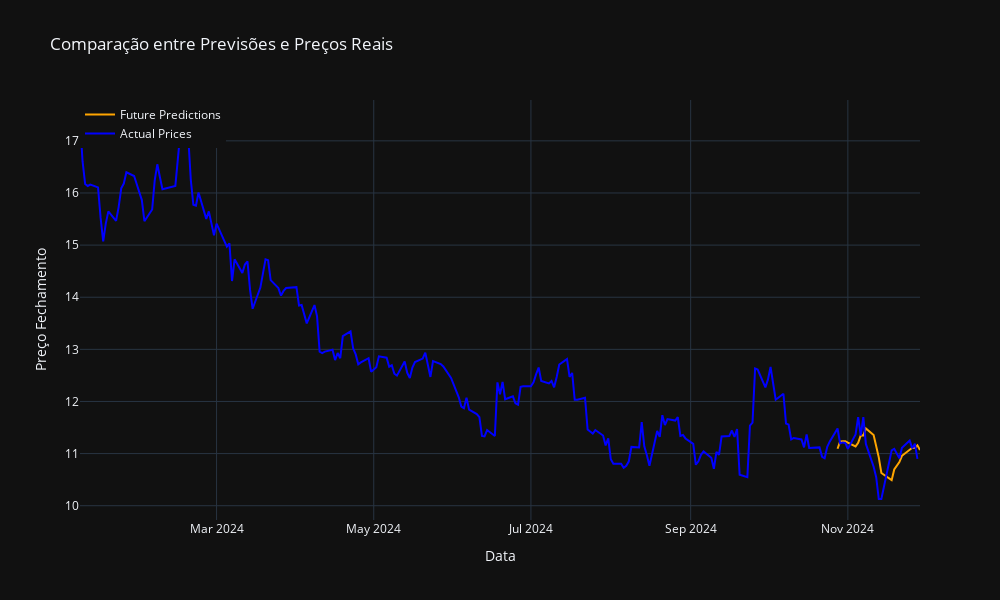

Notebook code cell kept with this figure:
### Code cell
import pandas as pd
import numpy as np
import datetime
import yfinance as yf
import matplotlib.pyplot as plt
from tensorflow.keras.models import Sequential
from tensorflow.keras.optimizers import Adam
from tensorflow.keras import layers
# Buscar preços reais
import plotly.graph_objects as go


# Função para converter string em datetime
def str_to_datetime(s):
    split = s.split('-')
    year, month, day = int(split[0]), int(split[1]), int(split[2])
    return datetime.datetime(year=year, month=month, day=day)


# Função para criar janelas de dados
def df_to_windowed_df(dataframe, first_date_str, last_date_str, n):
    first_date = str_to_datetime(first_date_str)
    last_date = str_to_datetime(last_date_str)

    target_date = first_date
    dates = []
    X, Y = [], []

    last_time = False
    while True:
        df_subset = dataframe.loc[:target_date].tail(n + 1)

        if len(df_subset) != n + 1:
            print(f'Erro: Janela de tamanho {n} é muito grande para a data {target_date}')
            return None

        values = df_subset['Close'].to_numpy()
        x, y = values[:-1], values[-1]

        dates.append(target_date)
        X.append(x)
        Y.append(y)

        next_week = dataframe.loc[target_date:target_date + datetime.timedelta(days=7)]
        if len(next_week) < 2:
            break

        next_datetime_str = str(next_week.head(2).tail(1).index.values[0])
        next_date_str = next_datetime_str.split('T')[0]
        year, month, day = map(int, next_date_str.split('-'))
        next_date = datetime.datetime(year=year, month=month, day=day)

        if last_time:
            break

        target_date = next_date
        if target_date == last_date:
            last_time = True

    ret_df = pd.DataFrame({})
    ret_df['Target Date'] = dates

    X = np.array(X)
    for i in range(n):
        ret_df[f'Target-{n-i}'] = X[:, i]

    ret_df['Target'] = Y

    return ret_df

def adjust_dates_to_available(df, start_date, end_date):
    if start_date not in df.index:
        start_date = df.index[df.index.get_indexer([start_date], method='nearest')[0]]
        print(f'Data inicial ajustada para {start_date}')

    if end_date not in df.index:
        end_date = df.index[df.index.get_indexer([end_date], method='nearest')[0]]
        print(f'Data final ajustada para {end_date}')
    
    return start_date, end_date

# Função para converter janela para entrada do modelo
def windowed_df_to_date_X_y(windowed_dataframe):
    if windowed_dataframe is None or windowed_dataframe.empty:
        raise ValueError("O DataFrame de janela está vazio ou é None. Verifique as entradas.")

    df_as_np = windowed_dataframe.to_numpy()
    dates = df_as_np[:, 0]
    middle_matrix = df_as_np[:, 1:-1]
    X = middle_matrix.reshape((len(dates), middle_matrix.shape[1], 1))
    Y = df_as_np[:, -1]

    return dates, X.astype(np.float32), Y.astype(np.float32)


# Treinamento do modelo
def train_model(ticker, start_date, end_date, window_size):
    df = yf.Ticker(ticker).history(period='max')
    df = df[['Close']]
    
    # Garantir que o índice seja datetime sem timezone e sem hora
    df.index = pd.to_datetime(df.index).tz_convert(None).normalize()

    # Garantir que start_date e end_date também estejam normalizadas
    start_date = pd.to_datetime(start_date).normalize()
    end_date = pd.to_datetime(end_date).normalize()

    start_date, end_date = adjust_dates_to_available(df, start_date, end_date)

    windowed_df = df_to_windowed_df(df, start_date.strftime('%Y-%m-%d'), end_date.strftime('%Y-%m-%d'), n=window_size)

    if windowed_df is None or windowed_df.empty:
        raise ValueError("Erro: df_to_windowed_df retornou um DataFrame vazio ou None.")

    dates, X, y = windowed_df_to_date_X_y(windowed_df)

    q_80 = int(len(dates) * .8)
    q_90 = int(len(dates) * .9)

    dates_train, X_train, y_train = dates[:q_80], X[:q_80], y[:q_80]
    dates_val, X_val, y_val = dates[q_80:q_90], X[q_80:q_90], y[q_80:q_90]
    dates_test, X_test, y_test = dates[q_90:], X[q_90:], y[q_90:]

    model = Sequential([
        layers.Input((window_size, 1)),
        layers.LSTM(70),
        layers.Dense(32, activation='relu'),
        layers.Dense(32, activation='relu'),
        layers.Dense(1)
    ])

    model.compile(loss='mse',
                  optimizer=Adam(learning_rate=0.001),
                  metrics=['mean_absolute_error'])

    model.fit(X_train, y_train, validation_data=(X_val, y_val), epochs=65)

    return model, dates_test, X_test


# Parâmetros do modelo
ticker = 'CSNA3.SA'
start_date = '2024-01-08'
end_date = '2024-11-29'
window_size = 5

# Treinamento do modelo
model, dates_test, X_test = train_model(ticker, start_date, end_date, window_size)

# Predições para datas futuras
future_predictions = model.predict(X_test).flatten()

# Plot das previsões futuras
plt.figure(figsize=(12, 6))
plt.plot(dates_test, future_predictions, label='Future Predictions', color='orange')
plt.title('Previsões Futuras do Modelo')
plt.xlabel('Data')
plt.ylabel('Preço Fechamento Previsto')
plt.legend()
plt.show()
#=============== in case you have the data
def get_actual_prices(ticker, start_date, end_date):
    df = yf.Ticker(ticker).history(start=start_date, end=end_date)
    df = df[['Close']]
    df.index = pd.to_datetime(df.index).normalize()
    return df


# Buscar preços reais
actual_prices_df = get_actual_prices(ticker, start_date, end_date)
actual_dates = actual_prices_df.index
actual_prices = actual_prices_df['Close'].to_numpy()

# Plot com Plotly
fig = go.Figure()

# Adicionar previsões futuras
fig.add_trace(go.Scatter(
    x=dates_test,
    y=future_predictions,
    mode='lines',
    name='Future Predictions',
    line=dict(color='orange')
))

# Adicionar preços reais
fig.add_trace(go.Scatter(
    x=actual_dates,
    y=actual_prices,
    mode='lines',
    name='Actual Prices',
    line=dict(color='blue')
))

# Layout do gráfico
fig.update_layout(
    title='Comparação entre Previsões e Preços Reais',
    xaxis_title='Data',
    yaxis_title='Preço Fechamento',
    legend=dict(x=0, y=1),
    template='plotly_dark',
    hovermode='x unified',
    width=1000,
    height=600
)

# Mostrar gráfico
fig.show()

### Figure 1 — Plotly figure (JSON) as saved in the notebook; plotly's stock layout.template omitted (floating-point values rounded to 4 significant figures; data arrays with more than 128 entries replaced by an {"elided": "..."} marker saying what was removed)
{"data": [{"line": {"color": "orange"}, "mode": "lines", "name": "Future Predictions", "type": "scatter", "x": ["2024-10-28T00:00:00", "2024-10-29T00:00:00", "2024-10-30T00:00:00", "2024-10-31T00:00:00", "2024-11-01T00:00:00", "2024-11-04T00:00:00", "2024-11-05T00:00:00", "2024-11-06T00:00:00", "2024-11-07T00:00:00", "2024-11-08T00:00:00", "2024-11-11T00:00:00", "2024-11-12T00:00:00", "2024-11-13T00:00:00", "2024-11-14T00:00:00", "2024-11-18T00:00:00", "2024-11-19T00:00:00", "2024-11-21T00:00:00", "2024-11-22T00:00:00", "2024-11-25T00:00:00", "2024-11-26T00:00:00", "2024-11-27T00:00:00", "2024-11-28T00:00:00", "2024-11-29T00:00:00"], "y": [11.09, 11.23, 11.24, 11.24, 11.21, 11.14, 11.21, 11.35, 11.35, 11.48, 11.36, 11.13, 10.93, 10.63, 10.49, 10.7, 10.84, 10.96, 11.08, 11.11, 11.11, 11.16, 11.07]}, {"line": {"color": "blue"}, "mode": "lines", "name": "Actual Prices", "type": "scatter", "x": {"elided": "227 str values"}, "y": {"elided": "227 float values"}}], "layout": {"height": 600, "hovermode": "x unified", "legend": {"x": 0, "y": 1}, "title": {"text": "Comparação entre Previsões e Preços Reais"}, "width": 1000, "xaxis": {"title": {"text": "Data"}}, "yaxis": {"title": {"text": "Preço Fechamento"}}}}
